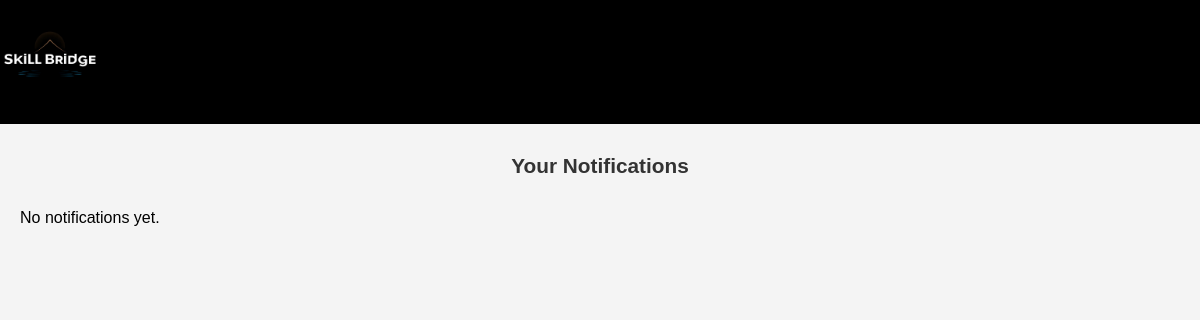
Page /notifications/ (signed in) on the earlier database version.
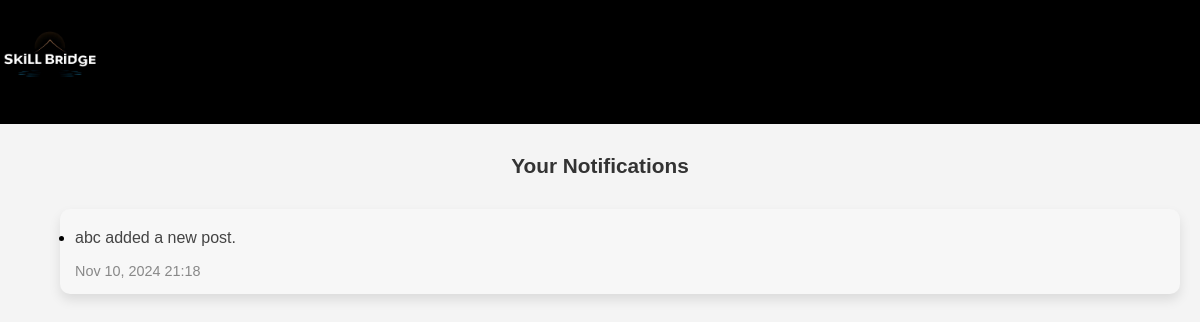
Same page on the later database version.
### community/models.py (models this page shows, shortened)
class Notification(models.Model):
    user = models.ForeignKey(User, on_delete=models.CASCADE, related_name='notifications')
    notification = models.TextField()
    timestamp = models.DateTimeField(auto_now_add=True)

### community/views.py (the view)
# urls.py: path('notifications/', views.notifications, name='notifications'),
@login_required
def notifications(request):
    user_notifications = request.user.notifications.order_by('-timestamp')
    return render(request, 'notifications.html', {'notifications': user_notifications})

### templates/notifications.html (shortened to what this page needs)
{% load static %}
<!DOCTYPE html>
<html lang="en">
<head>
</head>
<body>
    <div class="header">
        <img src="{% static 'media/mainlogo.jpg' %}" alt="SKILL Logo">
    </div>
    <div class="notifications-section">
            <h2>Your Notifications</h2>
            <div class="notifications-grid">
                {% if notifications %}
                    <ul>
                        {% for notification in notifications %}
                        <div class="notification-card">
                            <li>
                                <p>{{ notification.notification }}</p>
                                <small>{{ notification.timestamp|date:"M d, Y H:i" }}</small>
                            </li>
                        </div>
                        {% endfor %}
                    </ul>
                {% else %}
                    <p>No notifications yet.</p>
                {% endif %}
            </div>
    </div>
</body>
</html>

Differences in the rows shown:
added Notification: notification "abc added a new post.", timestamp "Nov 10, 2024 21:18"
Other differences:
text no longer shown: "No notifications yet."
